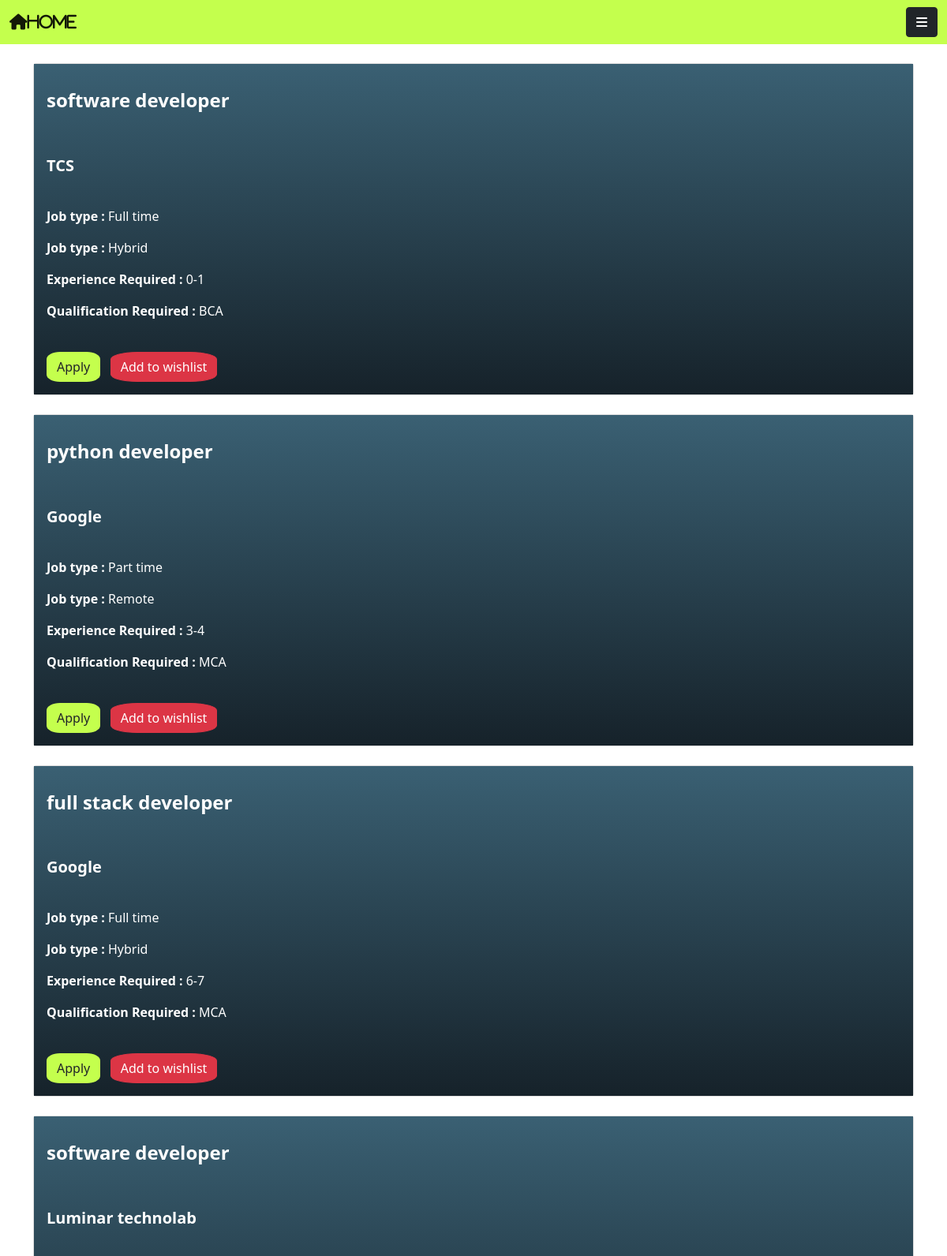
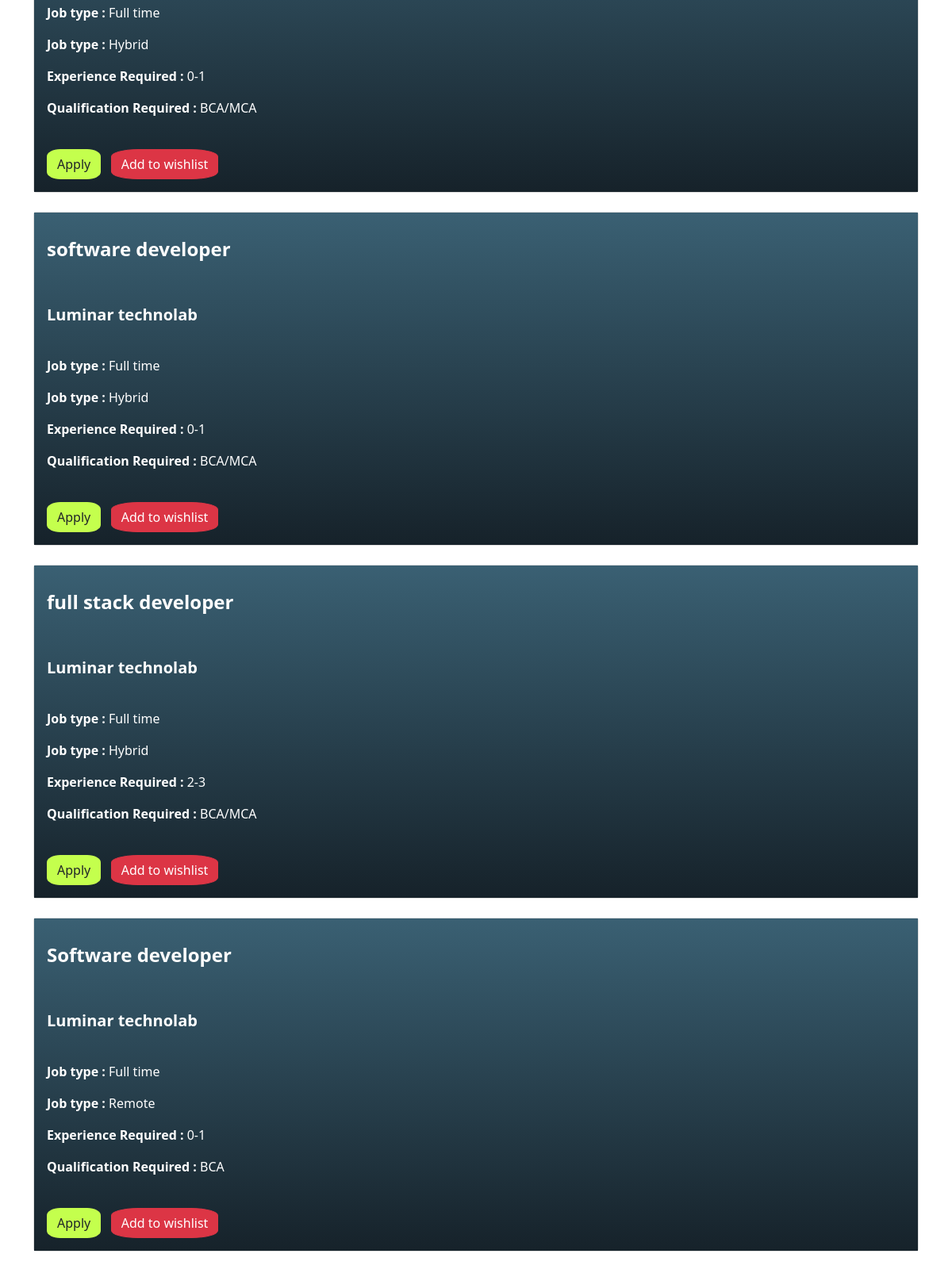
Page /samapp/userviewvaccancy/ (upper part) on the committed database (2 pictures, top to bottom).
### samapp/models.py (models this page shows, shortened)
class vaccancyuploadmodel(models.Model):
    catchoice = [
        ('Part time','Part time'),
        ('Full time','Full time'),
    ]
    cho=[
        ('Hybrid','Hybrid'),
        ('Remote','Remote'),
    ]
    choice=[
        ('0-1','0-1'),
        ('1-2','1-2'),
        ('2-3','2-3'),
        ('3-4','3-4'),
        ('4-5','4-5'),
        ('5-6','5-6'),
        ('6-7','6-7'),
        ('7-8','7-8'),
        ('8-9','8-9'),
        ('9-10','9-10'),
    ]
    companyname = models.CharField(max_length=50)
    email = models.EmailField()
    jobtitle = models.CharField(max_length=35)
    jobtype = models.CharField(max_length=50,choices=catchoice)
    worktype = models.CharField(max_length=30,choices=cho)
    experiencerequired = models.CharField(max_length=20,choices=choice)
    qualificationrequired = models.CharField(max_length=100)

### samapp/views.py (the view)
# urls.py: path('userviewvaccancy/',userviewvaccancy),
def userviewvaccancy(request):
    a = vaccancyuploadmodel.objects.all()
    return render(request, 'userviewvaccancy.html', {'a': a})

### samapp/templates/userviewvaccancy.html (shortened to what this page needs)
<!DOCTYPE html>
<html lang="en">
<head>
    <link href="https://cdn.jsdelivr.net/npm/bootstrap@5.0.2/dist/css/bootstrap.min.css" rel="stylesheet"
>
</head>
<body>
<nav class="navbar navbar-light ">
    <div class="container-fluid">
        <a class="navbar-brand" href="http://127.0.0.1:8000/samapp/index/"><i class="fa-solid fa-house">HOME</i></a>
        <button class="btn btn-dark" type="button" data-bs-toggle="offcanvas" data-bs-target="#offcanvasRight"
                aria-controls="offcanvasRight"><i class="fa-solid fa-bars"></i>
        </button>
    </div>
</nav>
{% for i in a %}
<div class="container mt-4 mb-4"  >
    <div class="row" >
        <div class="col-12 " >
            <div class="card" >
                <div class="card-body" style="background: #16222A;
background: -webkit-linear-gradient(to bottom, #3A6073, #16222A);
background: linear-gradient(to bottom, #3A6073, #16222A);
;">
                    <p style="color: white"><strong><h4 style="color: white">{{i.jobtitle}}</h4></strong></p>
                    <br>
                    <p style="color: white"><strong><h5 style="color: white">{{i.companyname}}</h5></strong></p>
                    <br>
                    <p style="color: white"><strong>Job type : </strong>{{i.jobtype}}</p>
                    <p style="color: white"><strong>Job type : </strong>{{i.worktype}}</p>
                    <p style="color: white"><strong>Experience Required : </strong>{{i.experiencerequired}}</p>
                    <p style="color: white"><strong>Qualification Required : </strong>{{i.qualificationrequired}}</p><br>
                    <a href="http://127.0.0.1:8000/samapp/jobapply/{{i.id}}" class="btn  text-dark" style=" color:white; border-radius: 25%;background-color:#c4ff4d">Apply</a>
                    <a href="http://127.0.0.1:8000/samapp/wishlist/{{i.id}}" class="btn btn-danger" style="border-radius: 25%;">Add to wishlist</a>
                </div>
            </div>
        </div>
    </div>
</div>
{% endfor %}
</body>
{% include 'footer.html' %}
</html>

### samapp/templates/userviewvaccancy.html (style rules this page uses)
.navbar { background-color: #c4ff4d; }
body { background-image:url("https://i.pinimg.com/474x/73/93/91/73939130e8f6bdc984881bfb8e34c22c.jpg") }

### rows in the picture
vaccancyuploadmodel: jobtype "Full time", worktype "Hybrid", experiencerequired "0-1", qualificationrequired "BCA"
vaccancyuploadmodel: jobtype "Part time", worktype "Remote", experiencerequired "3-4", qualificationrequired "MCA"
vaccancyuploadmodel: jobtype "Full time", worktype "Hybrid", experiencerequired "6-7", qualificationrequired "MCA"
vaccancyuploadmodel: jobtype "Full time", worktype "Hybrid", experiencerequired "0-1", qualificationrequired "BCA/MCA"
vaccancyuploadmodel: jobtype "Full time", worktype "Hybrid", experiencerequired "0-1", qualificationrequired "BCA/MCA"
vaccancyuploadmodel: jobtype "Full time", worktype "Hybrid", experiencerequired "2-3", qualificationrequired "BCA/MCA"
vaccancyuploadmodel: jobtype "Full time", worktype "Remote", experiencerequired "0-1", qualificationrequired "BCA"
